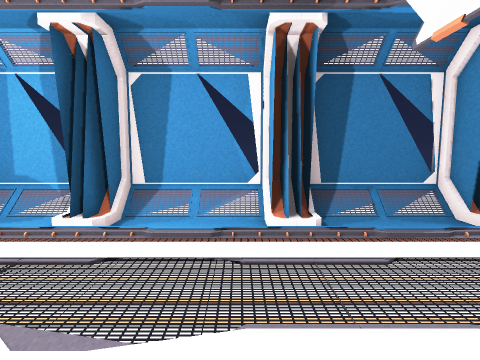
View 1 (above)

12 first-person views from a walk through a Unity game level. The camera is 1.3 m above the floor, tilts 6° down and sees 80° across. The floor is counted in squares, 1 m on a side. Each view is taken from the middle of a square. On the plan, view 1 faces up. The plan holds only what a view shows up to about 13 squares ahead; the rest is blank. The player character is not drawn. Door leaves are left out, so doorways stand open. Some surface patterns are stand-ins.

View 2
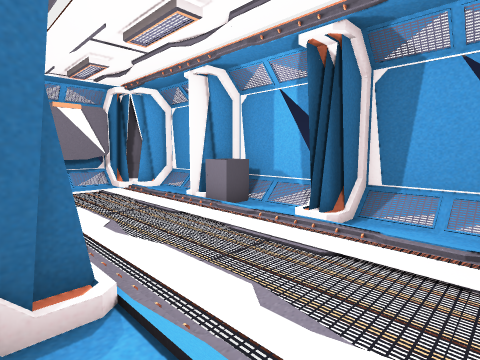

View 3
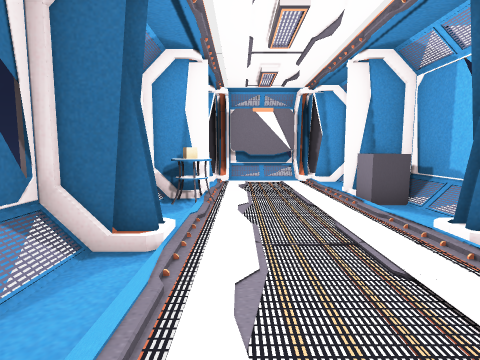

View 4
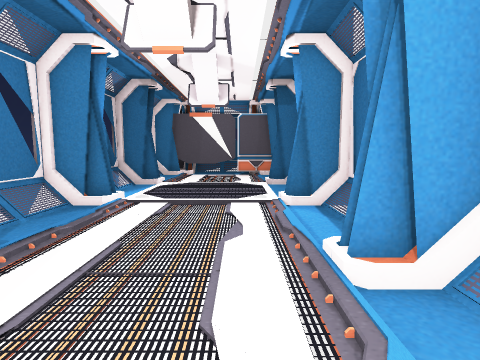

View 5
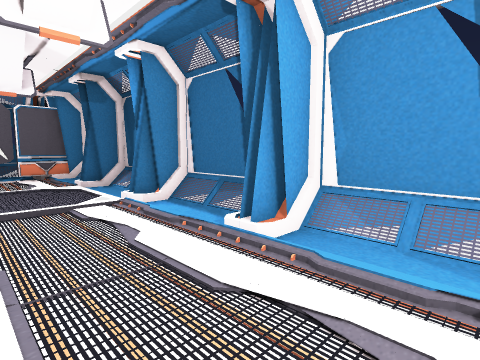

View 6
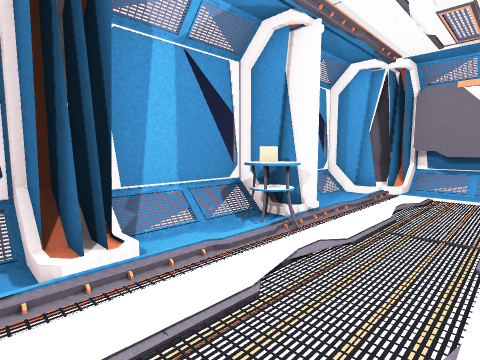

View 7
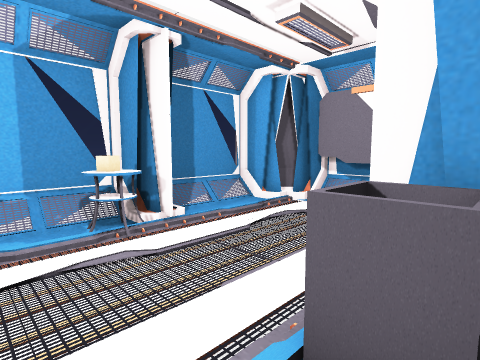

View 8
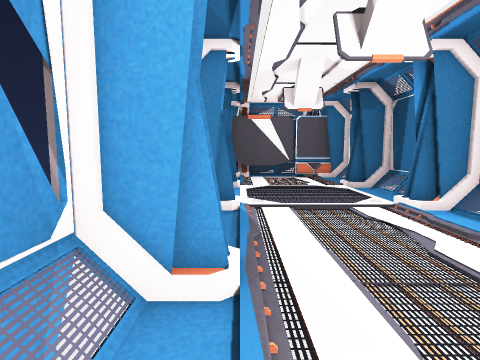

View 9
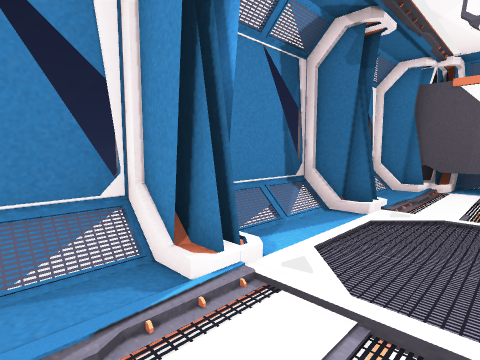

View 10
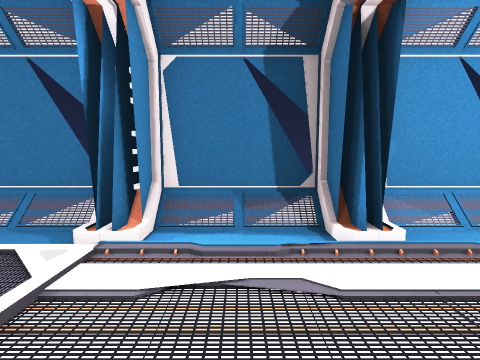

View 11
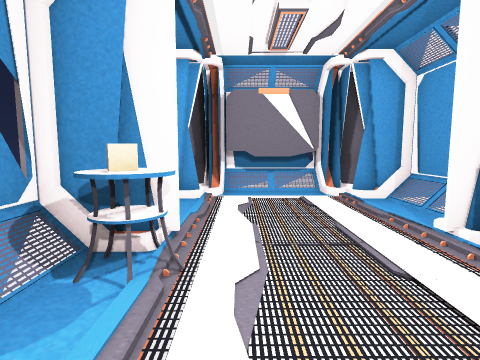

View 12
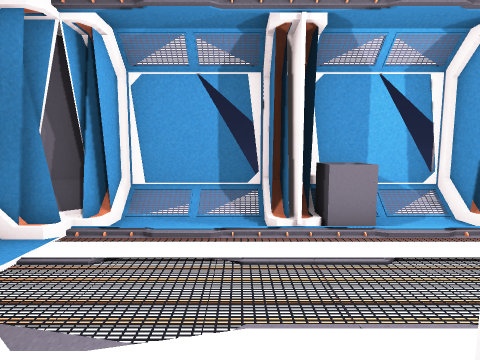

### Floor plan
Key: @ floor where view 1 was taken; # wall or solid block; x gap in a wall; . main floor; : floor 0.25 m higher than the main floor; / step, stairs or slope; D open door; = window, fence, low wall or low ledge; T table.
Columns run from 11 left of view 1 to 10 right of it. Each row starts with its distance up from view 1.
  7 #=#=#=#=#=#=#=#=#=#=#
  6 #:::##::#:::#:::#///#
  5 #:::D=::::::::::::::x:
  4 ....D...........:...:.
  3 ....D...........:...:.
  2 ....D...........:...:.
  1 #...DT../.../.../...x.
  0 #///#///#//@#///#///#
 -1 #=#=#=#=#=#=#=#=#=#=#

Where each view was taken, in squares from view 1:
view 1: 0 up, 0 right, facing up
view 2: 0 up, 0 right, facing up-left
view 3: 2 up, 1 right, facing left
view 4: 2 up, 2 left, facing right
view 5: 4 up, 2 left, facing down-right
view 6: 4 up, 2 left, facing down-left
view 7: 6 up, 4 left, facing down-left
view 8: 5 up, 2 left, facing right
view 9: 3 up, 3 right, facing up-right
view 10: 5 up, 3 right, facing down
view 11: 2 up, 3 left, facing left
view 12: 0 up, 8 left, facing up
